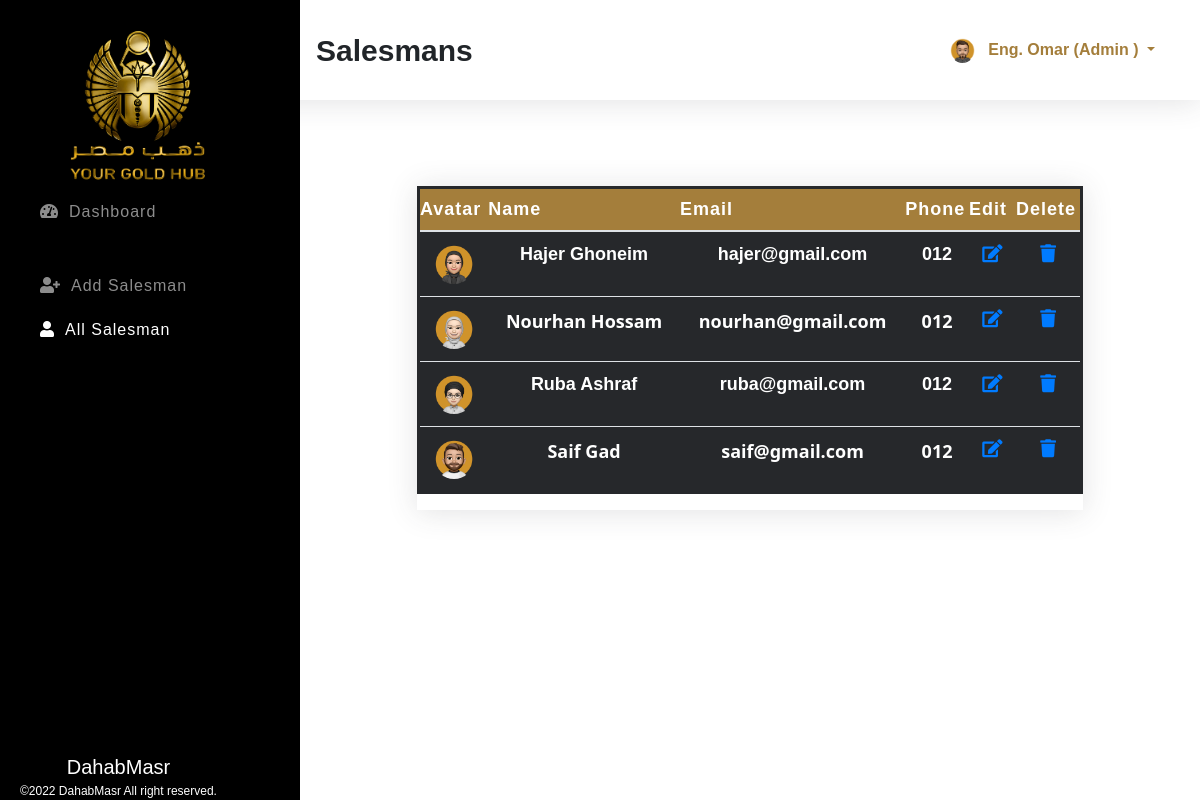
Screenshot of /inc/salesman.php?id=allSalesman (signed in) with the database file from the repository.
### tables this page shows
CREATE TABLE `salesmans` (
  `id` int(11) NOT NULL,
  `fname` varchar(100) NOT NULL,
  `lname` varchar(100) NOT NULL,
  `email` varchar(100) NOT NULL,
  `phone` varchar(100) NOT NULL,
  `password` varchar(255) NOT NULL,
  `role` varchar(100) NOT NULL,
  `avatar` varchar(255) NOT NULL
);

### inc/salesman.php (the view, shortened to what this page needs)
<?php
    $sessionId = isset($_SESSION['id']) ?$_SESSION['id'] :'';
    $sessionRole = isset($_SESSION['role']) ?$_SESSION['role'] :'';
    include_once "../config.php";
    $id = isset($_REQUEST['id']) ? $_REQUEST['id']:'dashboard';
    $action = isset($_REQUEST['action']) ?$_REQUEST['action']: '';
?>
<!DOCTYPE html>
<html lang="en">
<head>
    <link rel="stylesheet" href="../assets/css/bootstrap.min.css">
    <link rel="stylesheet" href="../assets/css/all.min.css">
    <link rel="stylesheet" href="../assets/css/style.css">
</head>
<body>
<section class="topber">
        <div class="topber__title">
            <span class="topber__title--text">
                <?php
                    if ( 'dashboard' == $id ) {
                        echo "DashBoard";
                    } elseif ( 'addSalesman' == $id ) {
                        echo "Add Salesman";
                    } elseif ( 'allSalesman' == $id ) {
                        echo "Salesmans";
                    } elseif ( 'userProfile' == $id ) {
                        echo "Your Profile";
                    } elseif ( 'editSalesman' == $action ) {
                        echo "Edit Salesman";
                    }
                ?>
            </span>
        </div>
        <div class="topber__profile">
            <?php
                $query = "SELECT fname,lname,role,avatar FROM {$sessionRole}s WHERE id='$sessionId'";
                $result = mysqli_query( $connection, $query );
                if ( $data = mysqli_fetch_assoc( $result ) ) {
                    $fname = $data['fname'];
                    $lname = $data['lname'];
                    $role = $data['role'];
                    $avatar = $data['avatar'];
                ?>
                <img src="../assets/img/<?php echo "$avatar"; ?>" height="25" width="25" class="rounded-circle" alt="profile">
                <div class="dropdown">
                    <button class="btn dropdown-toggle" type="button" id="dropdownMenuButton" data-toggle="dropdown" aria-haspopup="true" aria-expanded="false">
                    <?php
                        echo "$fname $lname (" . ucwords( $role ) . " )";
                        }
                    ?>
                    </button>
                </div>
        </div>
    </section>
    <section id="sideber" class="sideber">
        <ul class="sideber__ber">
        <img class="logo" src="../assets/img/logo.png" alt="Dahab" style="width:150px">
            <li id="left" class="sideber__item<?php if ( 'dashboard' == $id ) {
                                                  echo " active";
                                              }?>">
                <a href="../index.php?id=dashboard"><i id="left" class="fas fa-tachometer-alt"></i>Dashboard</a>
            </li>
            <?php if ( 'admin' == $sessionRole ) {?>
                <li id="left" class="sideber__item sideber__item--modify<?php if ( 'addSalesman' == $id ) {
                                                                            echo " active";
                                                                        }?>">
                    <a href="salesman.php?id=addSalesman"><i id="left" class="fas fa-user-plus"></i>Add Salesman</a>
                </li><?php }?>
            <li id="left" class="sideber__item<?php if ( 'allSalesman' == $id ) {
    echo " active";
}?>">
                <a href="salesman.php?id=allSalesman"><i id="left" class="fas fa-user"></i>All Salesman</a>
            </li>
        </ul>
        <footer class="text-center" style="font-size:12px;" ><span>DahabMasr</span><br>©2022 DahabMasr All right reserved.</footer>
    </section>
    <section class="main">
        <div class="container">
            <div class="salesman">
                <?php if ( 'allSalesman' == $id ) {?>
                    <div class="allSalesman">
                        <div class="main__table">
                            <table class="table">
                                <thead>
                                    <tr>
                                        <th scope="col">Avatar</th>
                                        <th scope="col">Name</th>
                                        <th scope="col">Email</th>
                                        <th scope="col">Phone</th>
                                        <?php if ( 'admin' == $sessionRole) {?>
                                            <th scope="col">Edit</th>
                                            <th scope="col">Delete</th>
                                        <?php }?>
                                    </tr>
                                </thead>
                                <tbody>
                                    <?php
                                        $getSalesman = "SELECT * FROM salesmans";
                                            $result = mysqli_query( $connection, $getSalesman );
                                        while ( $salesman = mysqli_fetch_assoc( $result ) ) {?>
                                        <tr>
                                             <td>
                                                <center><img class="rounded-circle" width="40" height="40" src="../assets/img/<?php echo $salesman['avatar']; ?>" alt=""></center>
                                            </td>
                                            <td><?php printf( "%s %s", $salesman['fname'], $salesman['lname'] );?></td>
                                            <td><?php printf( "%s", $salesman['email'] );?></td>
                                            <td><?php printf( "%s", $salesman['phone'] );?></td>
                                            <?php if ( 'admin' == $sessionRole) {?>
                                                <td><?php printf( "<a href='salesman.php?action=editSalesman&id=%s'><i class='fas fa-edit'></i></a>", $salesman['id'] )?></td>
                                                <td><?php printf( "<a class='delete' href='salesman.php?action=deleteSalesman&id=%s'><i class='fas fa-trash'></i></a>", $salesman['id'] )?></td>
                                            <?php }?>
                                        </tr>
                                    <?php }?>
                                </tbody>
                            </table>
                        </div>
                    </div>
                <?php }?>
            </div>
        </div>
    </section>
</body>
</html>

### assets/css/style.css (style rules this page uses)
*, *::before, *::after { margin: 0; padding: 0; -webkit-box-sizing: border-box; box-sizing: border-box; }
body { font-family: sans-serif; }
a { text-decoration: none !important; }
.topber { position: fixed; width: 100%; top: 0; left: 0; padding-left: 300px; right: 0; z-index: 999; -webkit-box-shadow: 0 0.15rem 1.75rem 0 rgba(58, 59, 69, 0.15); box-shadow: 0 0.15rem 1.75rem 0 rgba(58, 59, 69, 0.15); background-color: #fff; }
.topber__title { height: 12.5vh; float: left; display: -webkit-box; display: -ms-flexbox; display: flex; -webkit-box-orient: horizontal; -webkit-box-direction: normal; -ms-flex-direction: row; flex-direction: row; -webkit-box-align: center; -ms-flex-align: center; align-items: center; padding-left: 1rem; }
.topber__title--text { font-size: 30px; font-weight: bold; }
.topber__profile { height: 12.5vh; float: right; padding-right: 10px; display: -webkit-box; display: -ms-flexbox; display: flex; -webkit-box-orient: horizontal; -webkit-box-direction: normal; -ms-flex-direction: row; flex-direction: row; -webkit-box-align: center; -ms-flex-align: center; align-items: center; padding: 2rem; }
.topber__profile button { color: #A47E3B; line-height: 10px; font-weight: bold; }
.sideber { position: fixed; top: 0; overflow-y: auto; left: 0; bottom: 0; width: 300px; height: 100vh; padding: 40px 20px 20px 20px; background-color: #000000; background-size: cover; -webkit-transition: left 0.5s ease; transition: left 0.5s ease; z-index: 999; }
.sideber__ber { list-style: none; }
.sideber__item { padding: 10px; }
.sideber__item a { color: rgba(255, 255, 255, 0.55); font-size: 16px; letter-spacing: 1px; font-weight: 500; }
.sideber__item a i { color: rgba(255, 255, 255, 0.55); padding: 0 10px; }
.sideber__item:hover a, .sideber__item.active a, .sideber__item.active i, .sideber__item:hover i { color: #fff; -webkit-transition: 0.3s ease; transition: 0.3s ease; }
.sideber__item--modify { padding: 40px 10px 10px 10px; }
.sideber footer { position: absolute; bottom: 0; font-size: 16px; color: #fff; }
.sideber footer span { font-size: 20px; }
.main { margin-left: 300px; margin-top: 10vh; padding: 2rem; }
.main__table { margin: 50px 70px; -webkit-box-shadow: 0 0.15rem 1.75rem 0 rgba(58, 59, 69, 0.15); box-shadow: 0 0.15rem 1.75rem 0 rgba(58, 59, 69, 0.15); overflow-x: auto; }
.main__table .table { font-size: 18px; font-weight: 400; }
.main__table .table th { color: #ffffff; background: #A47E3B; }
.main__table .table tr:nth-child(even) { background: #26282B; }
table { border:3px solid #26282B; border-radius:3px; }
table tr:nth-child(1) { background-color:#A47E3B; }
table tr:nth-child(1) th { color:#EEEEEE; padding:10px 0px; letter-spacing: 1px; }
table td { padding:6px; color:white; text-align: center; font-weight: bold; background-color: #26282B; }
table tr:nth-child(even) { background-color:#26282B; color:#B4A5A5; font-family: system-ui; }
.logo { width: 200px !important; margin-top: -20px; margin-left: 20px; }

### rows the page displays
salesmans: avatar (picture), fname "Hajer", lname "Ghoneim", email "hajer@gmail.com", phone "012"
salesmans: avatar (picture), fname "Nourhan", lname "Hossam", email "nourhan@gmail.com", phone "012"
salesmans: avatar (picture), fname "Ruba", lname "Ashraf", email "ruba@gmail.com", phone "012"
salesmans: avatar (picture), fname "Saif", lname "Gad", email "saif@gmail.com", phone "012"

### other values shown
$fname "Eng."
$lname "Omar"
$role "Admin"
